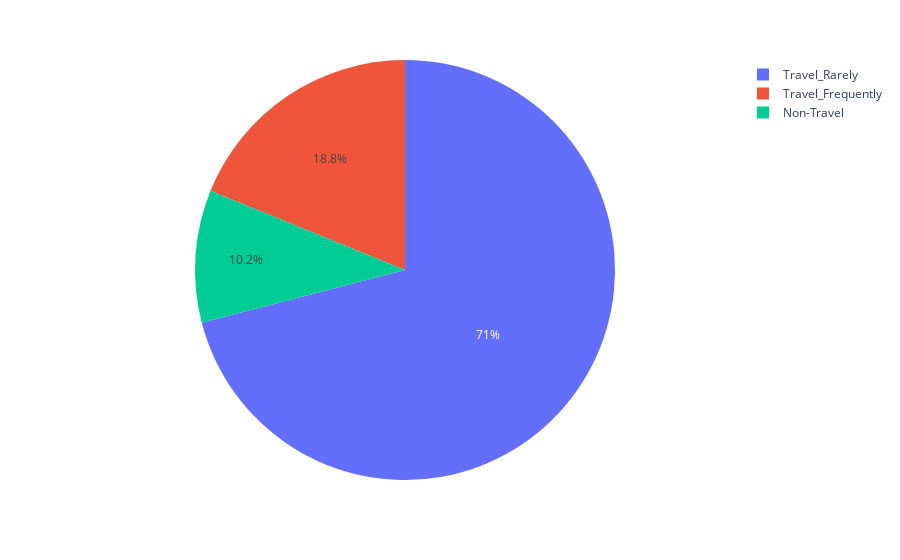

Write notebook code for a chart like this one.
### Code cell
fig = px.pie(df_business_travel_count, names="BusinessTravel", values="count")
fig.show()

### Figure 1 — Plotly figure (JSON) as saved in the notebook; plotly's stock layout.template omitted (floating-point values rounded to 4 significant figures)
{"data": [{"domain": {"x": [0, 1], "y": [0, 1]}, "hovertemplate": "BusinessTravel=%{label}<br>count=%{value}<extra></extra>", "labels": ["Travel_Rarely", "Travel_Frequently", "Non-Travel"], "legendgroup": "", "name": "", "showlegend": true, "type": "pie", "values": [1043, 277, 150]}], "layout": {"autosize": true, "legend": {"tracegroupgap": 0}, "margin": {"t": 60}}}
